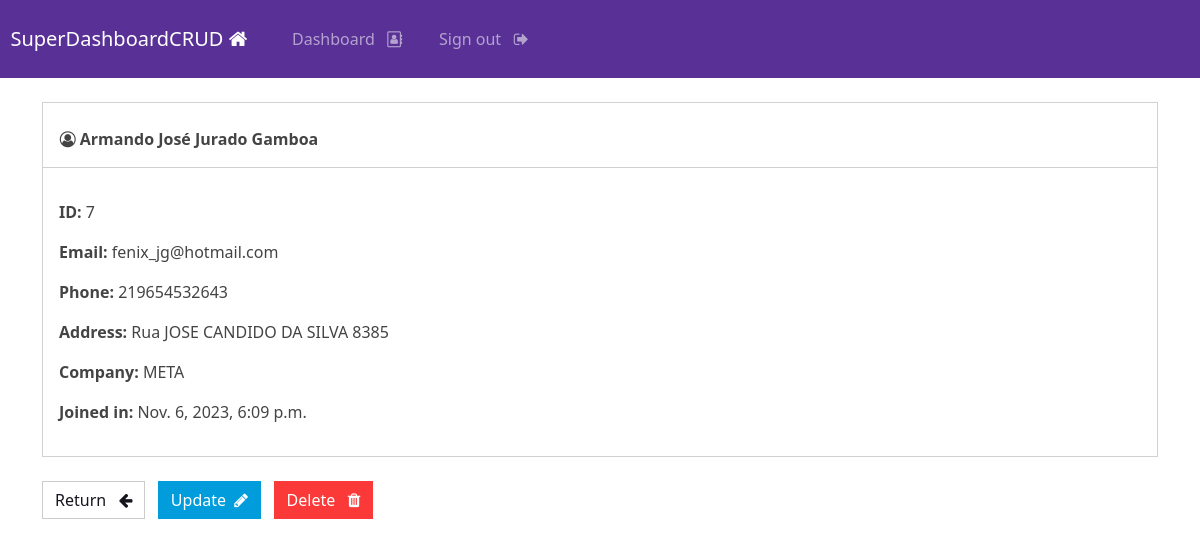
Page /record/7 (signed in) on the committed database.
### webapp/models.py (models this page shows, shortened)
class Record(models.Model):
    Creation_date = models.DateTimeField(auto_now_add=True)
    First_name = models.CharField(max_length=100)
    Last_name = models.CharField(max_length=100)
    Email = models.CharField(max_length=150)
    Phone = models.CharField(max_length=20)
    Address = models.CharField(max_length=300)
    Company = models.CharField(max_length=255)

### webapp/views.py (the view)
# urls.py: path('record/<int:pk>', views.singular_record , name='record'),
@login_required(login_url='my-login')
def singular_record(request, pk):
    all_records = Record.objects.get(id=pk)
    context = {'record':all_records}
    return render(request, 'webapp/view-record.html', context=context)

### webapp/templates/webapp/view-record.html (shortened to what this page needs)
{% extends 'webapp/base.html' %}
{% block content %}
    <div class="card">
        <strong>
            <br>
            &nbsp; &nbsp; <i class="fa fa-user-circle-o" aria-hidden="true"></i>
            {{record.First_name}}
            {{record.Last_name}}
        </strong>
        <hr>
        <div class="card-body">
            <p> <strong> ID: </strong> {{record.id}} </p>
            <p> <strong> Email: </strong> {{record.Email}} </p>
            <p> <strong> Phone: </strong> {{record.Phone}} </p>
            <p> <strong> Address: </strong> {{record.Address}} </p>
            <p> <strong> Company: </strong> {{record.Company}} </p>
            <p> <strong> Joined in: </strong> {{record.Creation_date}} </p>
        </div>
    </div>
    <br>
    <a href="{% url 'dashboard' %}" class="btn btn-secondary"> Return &nbsp; <i class="fa fa-arrow-left" aria-hidden="true"></i></a>
    <a href="{% url 'update-record' record.id %}" class="btn btn-info"> Update &nbsp;<i class="fa fa-pencil" aria-hidden="true"></i></a>
    <a href="{% url 'delete-record' record.id %}" class="btn btn-danger"> Delete &nbsp; <i class="fa fa-trash" aria-hidden="true"></i> </a>
{% endblock %}

### rows in the picture
Record: First_name "Armando José", Last_name "Jurado Gamboa", id "7", Email "fenix_jg@hotmail.com", Phone "219654532643", Address "Rua JOSE CANDIDO DA SILVA 8385", Company "META", Creation_date "Nov. 6, 2023, 6:09 p.m."
